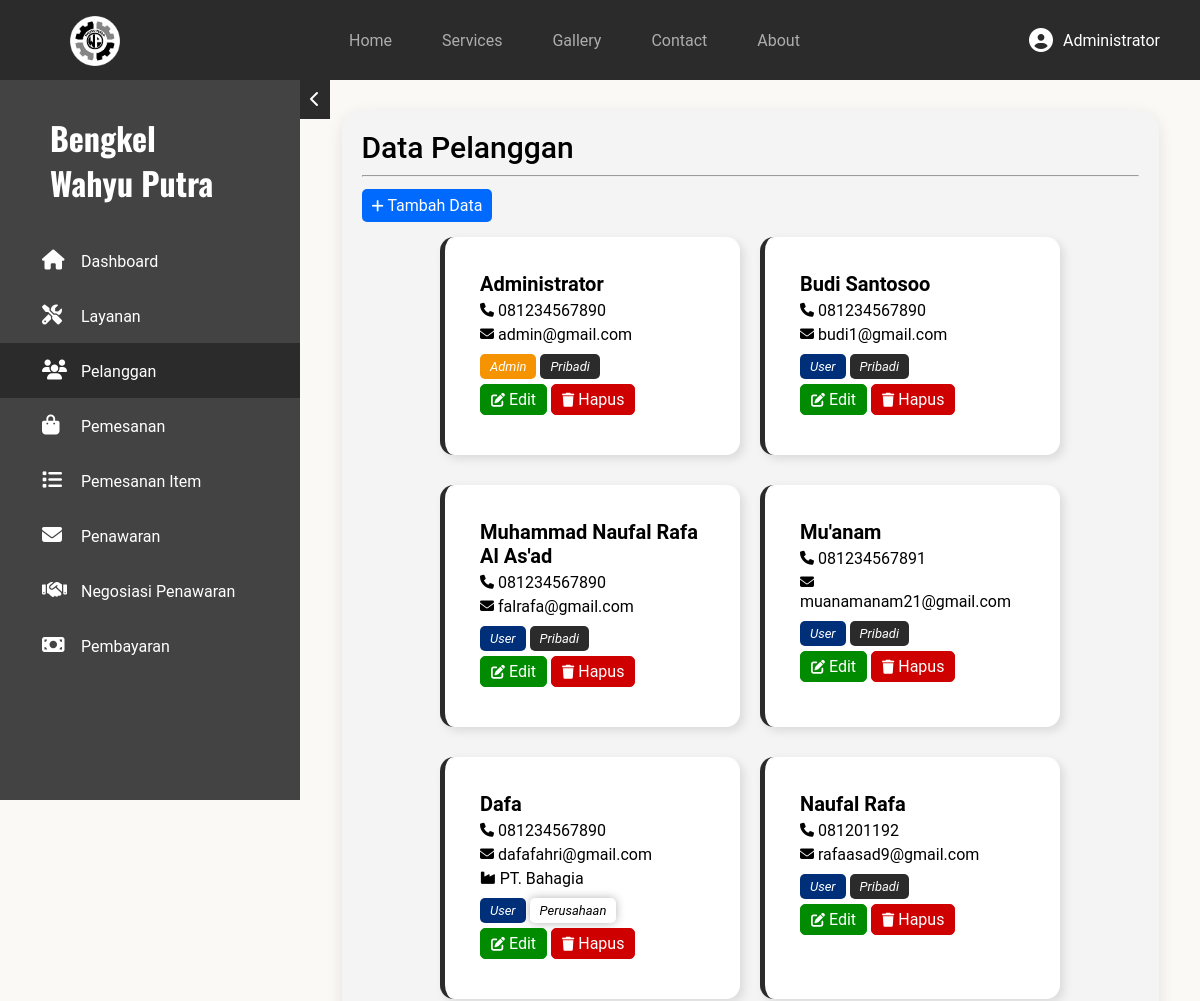
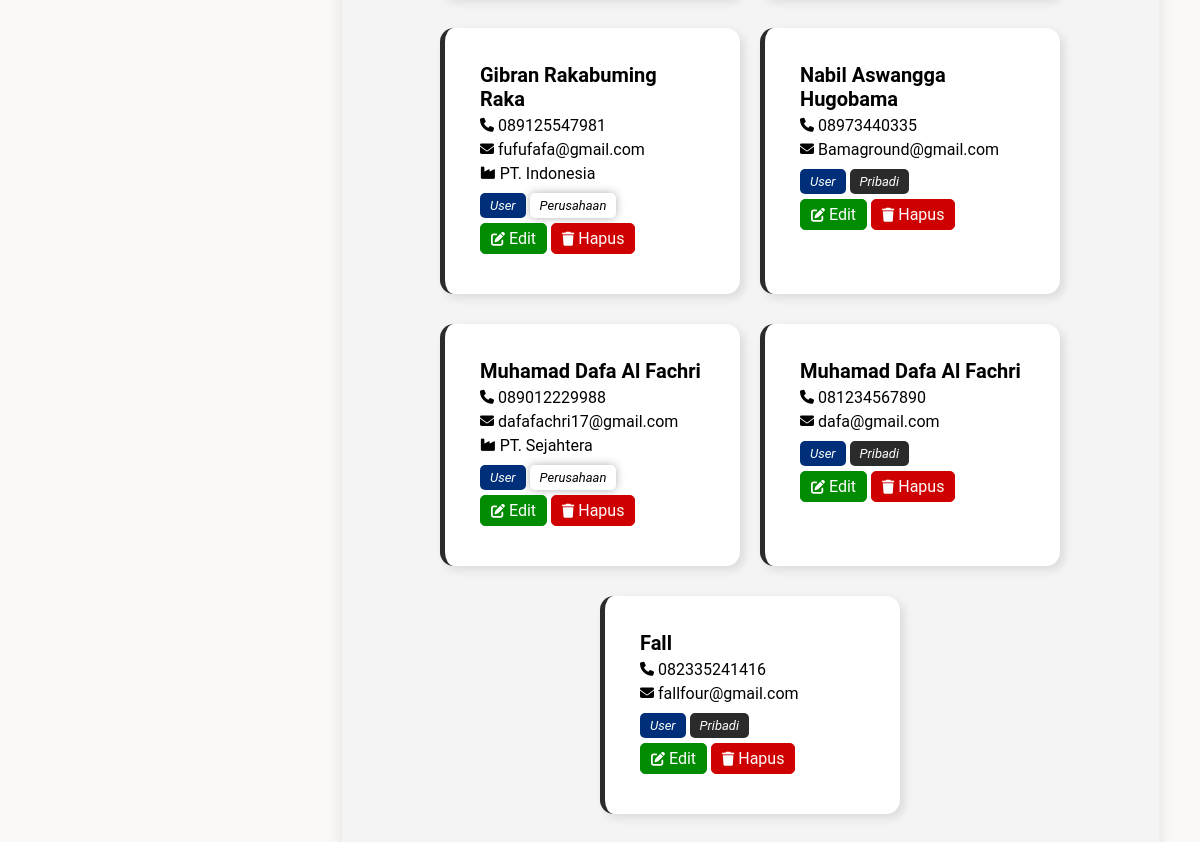
The app's page /dashboard/admin/pelanggan/index.php (signed in) with its own data (2 pictures, top to bottom).
### tables this page shows
CREATE TABLE `pelanggan` (
  `id_pelanggan` int NOT NULL,
  `password` varchar(255) NOT NULL,
  `nama_pelanggan` varchar(50) NOT NULL,
  `email` varchar(100) NOT NULL,
  `tgl_daftar` datetime NOT NULL DEFAULT CURRENT_TIMESTAMP,
  `no_telp` char(12) NOT NULL,
  `jenis_akun` enum('Pribadi','Perusahaan') DEFAULT NULL,
  `nama_perusahaan` varchar(500) DEFAULT NULL,
  `role` enum('Admin','User') NOT NULL DEFAULT 'User'
);

### dashboard/admin/pelanggan/index.php (the view, shortened to what this page needs)
<?php
require_once $_SERVER['DOCUMENT_ROOT'] . "/includes/global/koneksi.php";
?>
<!DOCTYPE html>
<html lang="en">
<head>
    <link rel="stylesheet" href="/assets/css/global.css">
    <link rel="stylesheet" href="/assets/css/admin.css">
    <link rel="stylesheet" href="/assets/fontawesome/css/all.css">
</head>
<body>
    <?php require_once $_SERVER['DOCUMENT_ROOT'] . "/includes/global/nav.php"; ?>
    <main>
        <?php require_once $_SERVER['DOCUMENT_ROOT'] . "/includes/admin/aside.php"; ?>
        <div class="utama">
            <section class="daftar-crud">
                <h1>Data Pelanggan</h1>
                <hr>
                <a href="kelola/" class="btn-add"><i class="fas fa-plus"></i> Tambah Data</a>
                <?php
                $querySelect = "SELECT * FROM pelanggan;";
                $sql = mysqli_query($conn, $querySelect);
                ?>
                <div class="container-card">
                    <?php while ($result = mysqli_fetch_assoc($sql)) { ?>
                        <div class="card">
                            <h2><?= $result['nama_pelanggan']; ?></h2>
                            <p><i class="fas fa-phone fa-sm"></i> <?= $result['no_telp']; ?></p>
                            <p><i class="fas fa-envelope fa-sm"></i> <?= $result['email']; ?></p>
                            <?php if ($result['jenis_akun'] == 'Perusahaan') : ?>
                                <p><i class="fas fa-industry fa-sm"></i> <?= $result['nama_perusahaan']; ?></p>
                            <?php endif; ?>
                            <em class="role <?= $result['role']; ?>"><?= $result['role']; ?></em>
                            <em class="type <?= $result['jenis_akun']; ?>"><?= $result['jenis_akun']; ?></em>
                            <div class="action-btn">
                                <a
                                    href="<?php if ($result['role'] == 'Admin') {
                                                echo '#';
                                            } else {
                                                echo 'kelola/index.php?ubah=' . $result['id_pelanggan'];
                                            } ?>"
                                    class="btn edit"
                                    onclick="<?php if ($result['role'] == 'Admin') {
                                                    echo "return Swal.fire({
                                        icon: 'error',
                                        title: 'Oops...',
                                        text: 'Can\'t edit this account (Administrator Account). Please contact your developer.',
                                    });";
                                                } ?>">
                                    <i class="fas fa-pen-to-square"></i> Edit
                                </a>
                                <a
                                    href="<?php if ($result['role'] == 'Admin') {
                                                echo '#';
                                            } else {
                                                echo './?hapus=' . $result['id_pelanggan'];
                                            } ?>"
                                    class="btn hapus"
                                    data-role="<?= $result['role'] ?>"
                                    data-id="<?= $result['id_pelanggan'] ?>">
                                    <i class="fas fa-trash"></i> Hapus</a>
                            </div>
                        </div>
                    <?php } ?>
                </div>
            </section>
        </div>
    </main>
</body>
</html>

### assets/css/global.css (style rules this page uses)
:root { --primary-color: #2b2b2b; --secondary-color: #faf9f6; }
* { margin: 0; padding: 0; font-family: "Roboto", serif; scroll-behavior: smooth; box-sizing: border-box; }
a { text-decoration: none; }
h1, h2, h3, p, strong, cite, hr, main img, header a, main a, input, label, select, option, textarea, em, strong, button, span { animation: coolTransition 0.9s; }
main { background-color: var(--secondary-color); }
.fas, .fab { font-size: 25px; }

### assets/css/admin.css (style rules this page uses)
:root { --primary-color: #2b2b2b; --secondary-color: #faf9f6; }
body { background-color: var(--secondary-color); }
main { display: grid; grid-template-columns: auto 1fr; }
.utama { margin: 30px 20px; }
a { display: inline-block; }
.container-card { width: 100%; margin: auto; display: flex; flex-wrap: wrap; justify-content: center; }
.card { margin: 15px 10px; padding: 35px; border-radius: 14px; border-left: 5px solid var(--primary-color); box-shadow: 4px 4px 10px rgba(0, 0, 0, 0.1); width: 100%; max-width: 300px; background: white; box-sizing: border-box; }
.card h2 { font-size: 20px; }
.card p { margin-top: 5px; }
.type { display: inline-block; margin-top: 10px; padding: 5px 10px; border-radius: 5px; color: white; font-size: 13px; }
.Pribadi { background-color: var(--primary-color); }
.Perusahaan { background-color: #ffffff; box-shadow: 0px 0px 10px rgba(0, 0, 0, 0.3); color: black; }
.role { display: inline-block; margin-top: 10px; padding: 5px 10px; border-radius: 5px; color: white; font-size: 13px; }
.User { background-color: #002f79; }
.Admin { background-color: #f69300; }
.action-btn { display: block; }
.btn { display: inline-block; margin: 5px 0; padding: 5px 10px; border-radius: 5px; color: white; width: fit-content; text-align: center; }
.btn-add { display: inline-block; color: white; background-color: #006aff; border-radius: 5px; margin-top: 12px; padding: 7px 10px; }
.btn-add, .btn { transition: .3s cubic-bezier(0.19, 1, 0.22, 1); }
.btn-add i { font-size: 14px; }
.btn i { font-size: 14px; }
.edit { background-color: #008b00; border: 1px solid #008b00; }
.hapus { background-color: #cf0000; border: 1px solid #cf0000; }
.daftar-crud { width: 95%; margin: auto auto 50px; padding: 20px 20px 40px 20px; border-radius: 20px; box-shadow: 0px 5px 15px rgba(0, 0, 0, 0.1); background-color: #f4f4f4; cursor: default; }
.daftar-crud h1 { font-size: 30px; font-weight: 500; margin-bottom: 10px; }

### records on screen
pelanggan: nama_pelanggan "Administrator", no_telp "081234567890", email "admin@gmail.com", role "Admin", jenis_akun "Pribadi"
pelanggan: nama_pelanggan "Budi Santosoo", no_telp "081234567890", email "budi1@gmail.com", role "User", jenis_akun "Pribadi"
pelanggan: nama_pelanggan "Muhammad Naufal Rafa Al As'ad", no_telp "081234567890", email "falrafa@gmail.com", role "User", jenis_akun "Pribadi"
pelanggan: nama_pelanggan "Mu'anam", no_telp "081234567891", email "muanamanam21@gmail.com", role "User", jenis_akun "Pribadi"
pelanggan: nama_pelanggan "Dafa", no_telp "081234567890", email "dafafahri@gmail.com", nama_perusahaan "PT. Bahagia", role "User", jenis_akun "Perusahaan"
pelanggan: nama_pelanggan "Naufal Rafa", no_telp "081201192", email "rafaasad9@gmail.com", role "User", jenis_akun "Pribadi"
pelanggan: nama_pelanggan "Gibran Rakabuming Raka", no_telp "089125547981", email "fufufafa@gmail.com", nama_perusahaan "PT. Indonesia", role "User", jenis_akun "Perusahaan"
pelanggan: nama_pelanggan "Nabil Aswangga Hugobama", no_telp "08973440335", email "Bamaground@gmail.com", role "User", jenis_akun "Pribadi"
pelanggan: nama_pelanggan "Muhamad Dafa Al Fachri", no_telp "089012229988", email "dafafachri17@gmail.com", nama_perusahaan "PT. Sejahtera", role "User", jenis_akun "Perusahaan"
pelanggan: nama_pelanggan "Muhamad Dafa Al Fachri", no_telp "081234567890", email "dafa@gmail.com", role "User", jenis_akun "Pribadi"
pelanggan: nama_pelanggan "Fall", no_telp "082335241416", email "fallfour@gmail.com", role "User", jenis_akun "Pribadi"

### other values on screen
$nama "Administrator"
